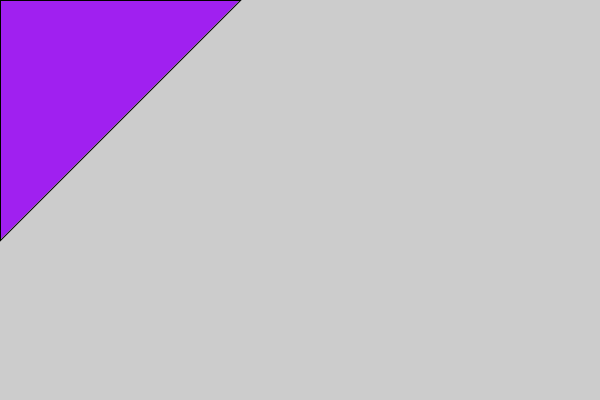
Frame 1 (no input)
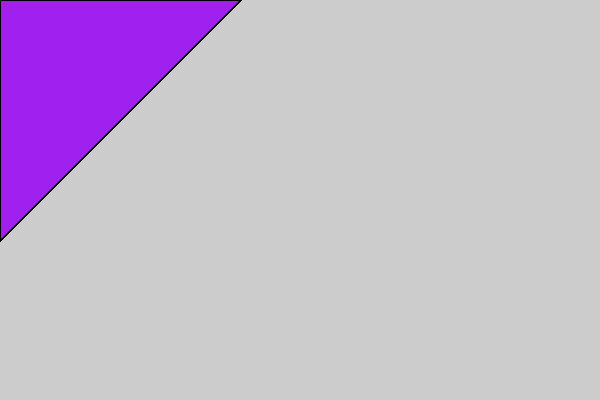
Frame 60 (the mouse pressed at the canvas centre just before this capture)
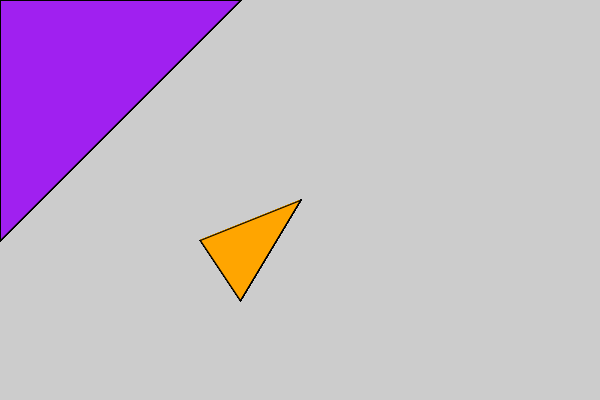
Frame 120 (the mouse held since frame 60 and released just before this capture)

The Processing sketch that drew these frames (run headless with seeded random() and noise(); from frame 60 on, the mouse is pressed at the canvas centre):

// Processing sketch: processing_49073
// ── processing_49073.pde

void setup() {
  size(600, 400);
  smooth();
}

void draw() {
  if (mousePressed) {
    fill(255,165,0);
  } else {
    fill(160,32,240);
  }
 
  
triangle( mouseX, mouseY, 240, mouseX, mouseY, 240);
}
